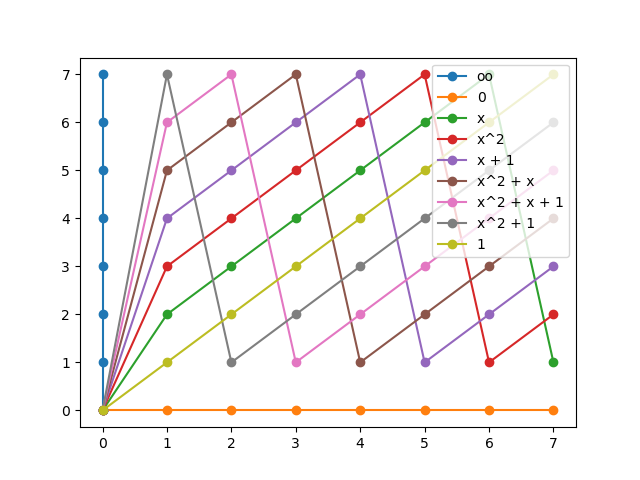

Generate this figure with Python:
#%%
from sage.all import *
import matplotlib.pyplot as plt

#%%
# Let's plot the curves!
p = 2
n = 3
d = p**n

F = GF(d, 'x')
x = F.gen()

#%%
def curveIntegers(curve):
    return [(toInt(p[0]), toInt(p[1])) for p in curve]

def plotCurves(curves, title=None):
    fig, ax = plt.subplots()
    labels = ['oo'] + [str(k) for k in F]
    for i, curve in enumerate(curves):
        ax.plot(*zip(*curveIntegers(curve)), marker='o', label=labels[i]) 
    plt.title(title)
    plt.legend()
    plt.show()

def plotCurve(curve):
    fig, ax = plt.subplots()
    ax.plot(*zip(*curveIntegers(curve)), marker='o')
    ax.grid()
    plt.show()

# %%
# (3,0,6) (Standard)

curves = []

# \alpha = 0
vertical = [(0, k) for k in F]
curves.append(vertical)

# \beta = 0
horizontal = [(k, 0) for k in F]
curves.append(horizontal)

def toInt(k):
    return list(F).index(k)

# \beta = \sigma \alpha
for j in range(1,7):
    curves.append([(k, (x**(j)) * k) for k in F])
curves.append([(k, k) for k in F])

plotCurves(curves)

# %%
# (1,6,2)
curves = []

# \alpha = 0
vertical = [(0, k) for k in F]
curves.append(vertical) 

# \beta = \sigma \alpha^2 + \sigma \alpha^4
curves.append([(k, x * k**2 + x * k**4) for k in F])
# \beta = \sigma \alpha + \sigma \alpha^2 + \sigma \alpha^4
curves.append([(k, x * k + x * k**2 + x * k**4) for k in F])
# \beta = \sigma^2 \alpha + \sigma \alpha^2 + \sigma \alpha^4
curves.append([(k, x**2 * k + x * k**2 + x * k**4) for k in F])
# \beta = \sigma^3 \alpha + \sigma \alpha^2 + \sigma \alpha^4
curves.append([(k, x**3 * k + x * k**2 + x * k**4) for k in F])
# \beta = \sigma^4 \alpha + \sigma \alpha^2 + \sigma \alpha^4
curves.append([(k, x**4 * k + x * k**2 + x * k**4) for k in F])
# \beta = \sigma^5 \alpha + \sigma \alpha^2 + \sigma \alpha^4
curves.append([(k, x**5 * k + x * k**2 + x * k**4) for k in F])
# \beta = \sigma^6 \alpha + \sigma \alpha^2 + \sigma \alpha^4
curves.append([(k, x**6 * k + x * k**2 + x * k**4) for k in F])
# \beta = \alpha + \sigma \apha^2 + \sigma \alpha^4
curves.append([(k, k + x * k**2 + x * k**4) for k in F])

# %%
plotCurves(curves)
# %%
# (2,3,4)

curves = []

# \beta = 0
horizontal = [(k, 0) for k in F]
curves.append(horizontal)

# \alpha = 0
vertical = [(0, k) for k in F]
curves.append(vertical) 

# \beta = \sigma^6 \alpha + \sigma^3 \alpha^2 + \sigma^5 \alpha^4
curves.append([(k, x**6 * k + x**3 * k**2 + x**5 * k**4) for k in F])
# \beta = \sigma^2 \alpha + \sigma^5 \alpha^2 + \sigma^6 \alpha^4
curves.append([(k, x**2 * k + x**5 * k**2 + x**6 * k**4) for k in F])
# \beta = \sigma^4 \alpha + \sigma^3 \alpha^2 + \sigma^5 \alpha^4
curves.append([(k, x**4 * k + x**3 * k**2 + x**5 * k**4) for k in F])
# \beta = \sigma^3 \alpha
curves.append([(k, x**3 * k) for k in F])
# \beta = \sigma^5 \alpha + \sigma^5 \alpha^2 + \sigma^6 \alpha^4
curves.append([(k, x**5 * k + x**5 * k**2 + x**6 * k**4) for k in F])
# \beta = \sigma \alpha + \sigma^2 \alpha^2 + \sigma \alpha^4
curves.append([(k, x * k + x**2 * k**2 + x * k**4) for k in F])
# \beta = \alpha + \sigma^2 \alpha^2 + \sigma \alpha^4
curves.append([(k, k + x**2 * k**2 + x * k**4) for k in F])
# %%
plotCurves(curves, title='(3,4,2)')
# %%
for curve in curves:
    for p1 in curve:
        for p2 in curve:
            p = (p1[0] + p2[0], p1[1] + p2[1])
            if p not in curve:
                raise Exception('Not closed under addition!')
# %%
